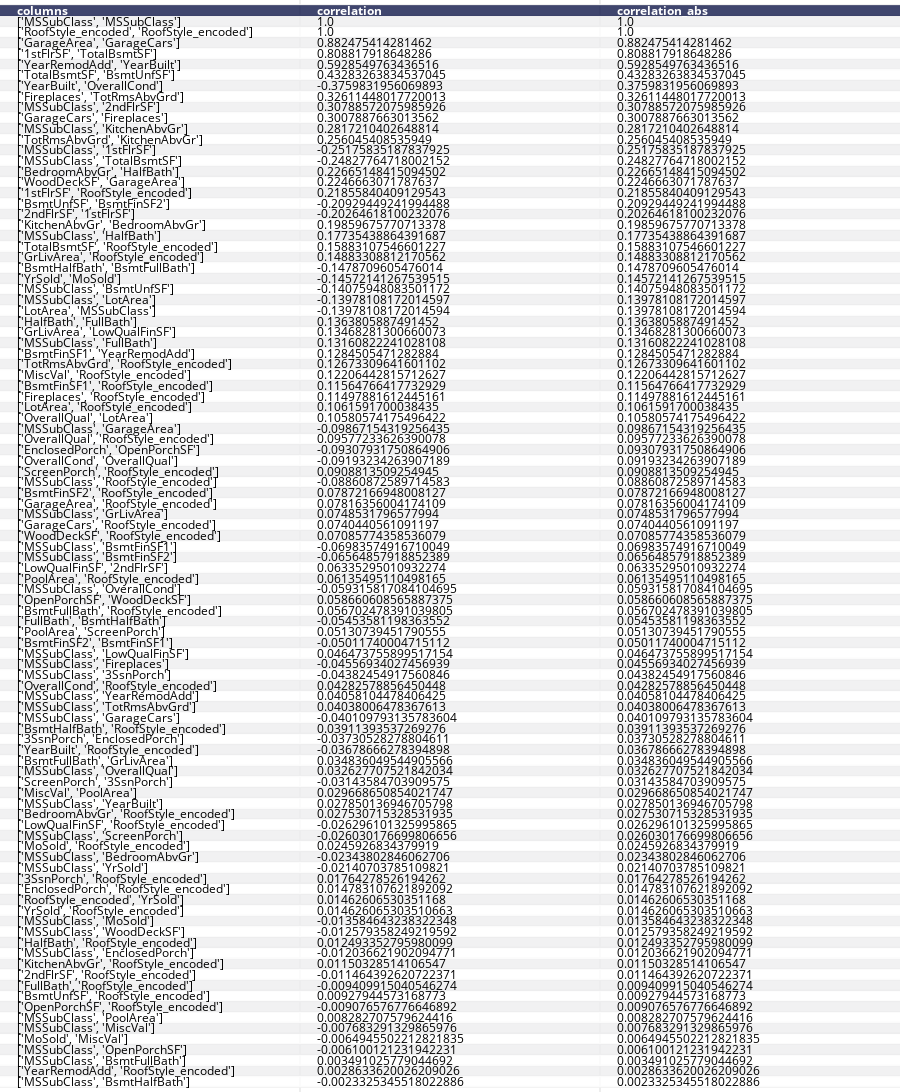

The notebook cell this image was saved under:
### Code cell
# https://plot.ly/python/figure-factory/table/
import plotly.figure_factory as ff

corr_df = pd.DataFrame(columns=['columns', 'correlation', 'correlation_abs'])
for idx, d in enumerate(train_corr):
    corr_df.loc[idx] = [d['columns'],d['correlation'],d['correlation_abs']]
    
table = ff.create_table(corr_df)
iplot(table, filename='pandas_table')
